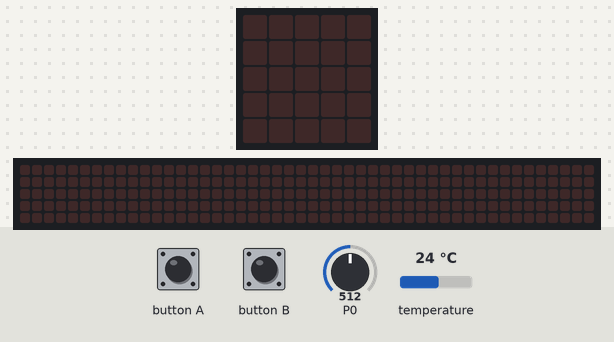
This program was run on a simulated BBC micro:bit (MakeCode). Parts: the board's 5×5 LED display, a strip that is not on the board, showing the scrolling text unrolled. The test bench sets the inputs (shaded band); at power-on: P0 = 512, temperature 24 °C (analog values on the 0–1023 scale). The 48×5 strip is a reading aid, not a part: it shows the text the display is scrolling, unrolled, one strip-width of it at a time.

Above: at 1.2 s.
1.3 s: button A pressed for 0.15 s
At 4.0 s:
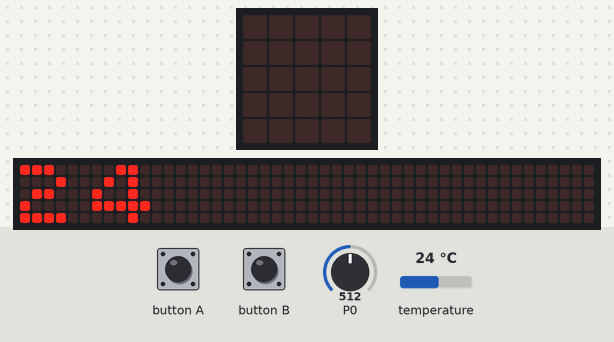
4.3 s: button B pressed for 0.15 s
At 7.82 s:
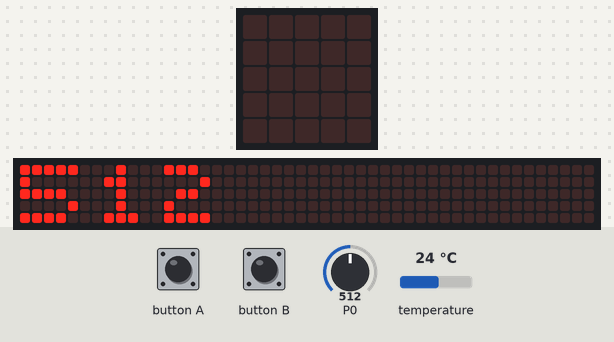
Timing chart, 0 to 9.3 s (numbered marks = the images above; inputs shaded):
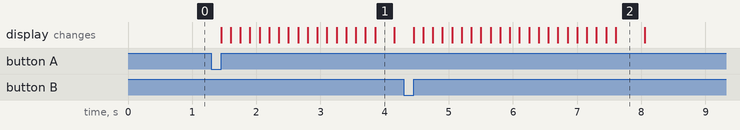

Measured:
- after the input at 1.3 s, the display: changes after 0.15 s (image 1)
- after the input at 4.3 s, the display: changes after 0.15 s (image 2)
- what the display in image 2 shows lasts 0.5 s, from 7.6 s to 8.1 s

The program:

main.ts
```typescript
let HUMEDAD = 0
input.onButtonPressed(Button.A, function () {
    basic.showNumber(input.temperature())
    while (input.temperature() < 8) {
        basic.showString("T. BAJA")
        music.playTone(988, music.beat(BeatFraction.Breve))
    }
    while (input.temperature() > 30) {
        basic.showString("T. ALTA")
        music.playTone(131, music.beat(BeatFraction.Breve))
    }
})
input.onButtonPressed(Button.B, function () {
    HUMEDAD = pins.analogReadPin(AnalogPin.P0)
    basic.showNumber(pins.analogReadPin(AnalogPin.P0))
    while (pins.analogReadPin(AnalogPin.P0) < 200) {
        basic.showString("H. BAJA")
        music.playTone(247, music.beat(BeatFraction.Breve))
    }
    while (pins.analogReadPin(AnalogPin.P0) > 600) {
        basic.showString("H. ALTA")
        music.playTone(494, music.beat(BeatFraction.Breve))
    }
})
```

test.ts
```typescript
// aquí va el archivo "tests"; esto no se compilará cuando este paquete se utilice como una extensión.
```
